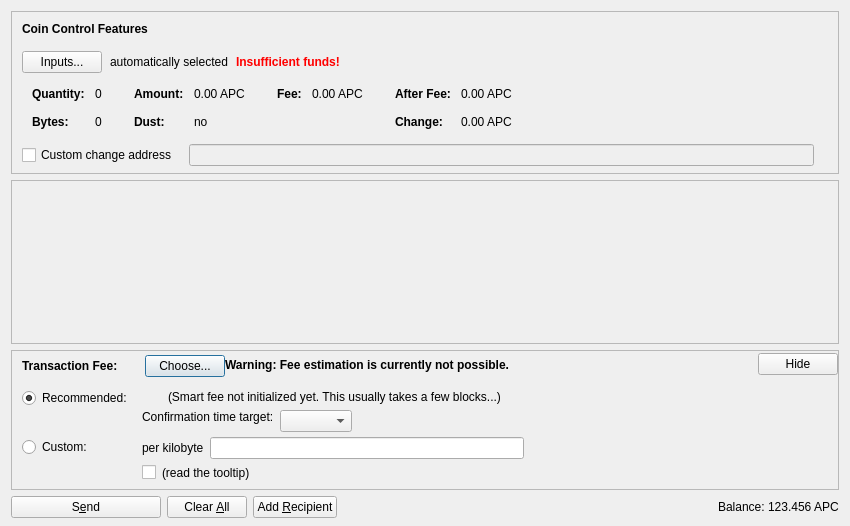
<?xml version="1.0" encoding="UTF-8"?>
<ui version="4.0">
 <class>SendCoinsDialog</class>
 <widget class="QDialog" name="SendCoinsDialog">
  <property name="geometry">
   <rect>
    <x>0</x>
    <y>0</y>
    <width>850</width>
    <height>526</height>
   </rect>
  </property>
  <property name="windowTitle">
   <string>Send Coins</string>
  </property>
  <layout class="QVBoxLayout" name="verticalLayout" stretch="0,1,0,0">
   <property name="bottomMargin">
    <number>8</number>
   </property>
   <item>
    <widget class="QFrame" name="frameCoinControl">
     <property name="sizePolicy">
      <sizepolicy hsizetype="Expanding" vsizetype="Expanding">
       <horstretch>0</horstretch>
       <verstretch>0</verstretch>
      </sizepolicy>
     </property>
     <property name="maximumSize">
      <size>
       <width>16777215</width>
       <height>16777215</height>
      </size>
     </property>
     <property name="frameShape">
      <enum>QFrame::StyledPanel</enum>
     </property>
     <property name="frameShadow">
      <enum>QFrame::Sunken</enum>
     </property>
     <layout class="QVBoxLayout" name="verticalLayoutCoinControl2">
      <property name="spacing">
       <number>0</number>
      </property>
      <property name="leftMargin">
       <number>0</number>
      </property>
      <property name="topMargin">
       <number>0</number>
      </property>
      <property name="rightMargin">
       <number>0</number>
      </property>
      <property name="bottomMargin">
       <number>6</number>
      </property>
      <item>
       <layout class="QVBoxLayout" name="verticalLayoutCoinControl" stretch="0,0,0,0,1">
        <property name="spacing">
         <number>0</number>
        </property>
        <property name="leftMargin">
         <number>10</number>
        </property>
        <property name="topMargin">
         <number>10</number>
        </property>
        <item>
         <layout class="QHBoxLayout" name="horizontalLayoutCoinControl1">
          <property name="bottomMargin">
           <number>15</number>
          </property>
          <item>
           <widget class="QLabel" name="labelCoinControlFeatures">
            <property name="sizePolicy">
             <sizepolicy hsizetype="Preferred" vsizetype="Maximum">
              <horstretch>0</horstretch>
              <verstretch>0</verstretch>
             </sizepolicy>
            </property>
            <property name="font">
             <font>
              <weight>75</weight>
              <bold>true</bold>
             </font>
            </property>
            <property name="styleSheet">
             <string notr="true">font-weight:bold;</string>
            </property>
            <property name="text">
             <string>Coin Control Features</string>
            </property>
           </widget>
          </item>
         </layout>
        </item>
        <item>
         <layout class="QHBoxLayout" name="horizontalLayoutCoinControl2" stretch="0,0,0,0">
          <property name="spacing">
           <number>8</number>
          </property>
          <property name="bottomMargin">
           <number>10</number>
          </property>
          <item>
           <widget class="QPushButton" name="pushButtonCoinControl">
            <property name="styleSheet">
             <string notr="true"/>
            </property>
            <property name="text">
             <string>Inputs...</string>
            </property>
            <property name="autoDefault">
             <bool>false</bool>
            </property>
           </widget>
          </item>
          <item>
           <widget class="QLabel" name="labelCoinControlAutomaticallySelected">
            <property name="text">
             <string>automatically selected</string>
            </property>
            <property name="margin">
             <number>5</number>
            </property>
           </widget>
          </item>
          <item>
           <widget class="QLabel" name="labelCoinControlInsuffFunds">
            <property name="font">
             <font>
              <weight>75</weight>
              <bold>true</bold>
             </font>
            </property>
            <property name="styleSheet">
             <string notr="true">color:red;font-weight:bold;</string>
            </property>
            <property name="text">
             <string>Insufficient funds!</string>
            </property>
            <property name="margin">
             <number>5</number>
            </property>
           </widget>
          </item>
          <item>
           <spacer name="horizontalSpacerCoinControl">
            <property name="orientation">
             <enum>Qt::Horizontal</enum>
            </property>
            <property name="sizeHint" stdset="0">
             <size>
              <width>40</width>
              <height>1</height>
             </size>
            </property>
           </spacer>
          </item>
         </layout>
        </item>
        <item>
         <widget class="QWidget" name="widgetCoinControl" native="true">
          <property name="sizePolicy">
           <sizepolicy hsizetype="Preferred" vsizetype="Preferred">
            <horstretch>0</horstretch>
            <verstretch>0</verstretch>
           </sizepolicy>
          </property>
          <property name="minimumSize">
           <size>
            <width>0</width>
            <height>0</height>
           </size>
          </property>
          <property name="styleSheet">
           <string notr="true"/>
          </property>
          <layout class="QHBoxLayout" name="horizontalLayoutCoinControl5">
           <property name="leftMargin">
            <number>0</number>
           </property>
           <property name="topMargin">
            <number>0</number>
           </property>
           <property name="rightMargin">
            <number>0</number>
           </property>
           <property name="bottomMargin">
            <number>0</number>
           </property>
           <item>
            <layout class="QHBoxLayout" name="horizontalLayoutCoinControl3" stretch="0,0,0,1">
             <property name="spacing">
              <number>20</number>
             </property>
             <property name="topMargin">
              <number>0</number>
             </property>
             <property name="bottomMargin">
              <number>10</number>
             </property>
             <item>
              <layout class="QFormLayout" name="formLayoutCoinControl1">
               <property name="horizontalSpacing">
                <number>10</number>
               </property>
               <property name="verticalSpacing">
                <number>14</number>
               </property>
               <property name="leftMargin">
                <number>10</number>
               </property>
               <property name="topMargin">
                <number>4</number>
               </property>
               <property name="rightMargin">
                <number>6</number>
               </property>
               <item row="0" column="0">
                <widget class="QLabel" name="labelCoinControlQuantityText">
                 <property name="font">
                  <font>
                   <weight>75</weight>
                   <bold>true</bold>
                  </font>
                 </property>
                 <property name="text">
                  <string>Quantity:</string>
                 </property>
                 <property name="margin">
                  <number>0</number>
                 </property>
                </widget>
               </item>
               <item row="0" column="1">
                <widget class="QLabel" name="labelCoinControlQuantity">
                 <property name="cursor">
                  <cursorShape>IBeamCursor</cursorShape>
                 </property>
                 <property name="contextMenuPolicy">
                  <enum>Qt::ActionsContextMenu</enum>
                 </property>
                 <property name="text">
                  <string notr="true">0</string>
                 </property>
                 <property name="margin">
                  <number>0</number>
                 </property>
                 <property name="textInteractionFlags">
                  <set>Qt::LinksAccessibleByMouse|Qt::TextSelectableByKeyboard|Qt::TextSelectableByMouse</set>
                 </property>
                </widget>
               </item>
               <item row="1" column="0">
                <widget class="QLabel" name="labelCoinControlBytesText">
                 <property name="font">
                  <font>
                   <weight>75</weight>
                   <bold>true</bold>
                  </font>
                 </property>
                 <property name="text">
                  <string>Bytes:</string>
                 </property>
                </widget>
               </item>
               <item row="1" column="1">
                <widget class="QLabel" name="labelCoinControlBytes">
                 <property name="cursor">
                  <cursorShape>IBeamCursor</cursorShape>
                 </property>
                 <property name="contextMenuPolicy">
                  <enum>Qt::ActionsContextMenu</enum>
                 </property>
                 <property name="text">
                  <string notr="true">0</string>
                 </property>
                 <property name="textInteractionFlags">
                  <set>Qt::LinksAccessibleByMouse|Qt::TextSelectableByKeyboard|Qt::TextSelectableByMouse</set>
                 </property>
                </widget>
               </item>
              </layout>
             </item>
             <item>
              <layout class="QFormLayout" name="formLayoutCoinControl2">
               <property name="horizontalSpacing">
                <number>10</number>
               </property>
               <property name="verticalSpacing">
                <number>14</number>
               </property>
               <property name="leftMargin">
                <number>6</number>
               </property>
               <property name="topMargin">
                <number>4</number>
               </property>
               <property name="rightMargin">
                <number>6</number>
               </property>
               <item row="0" column="0">
                <widget class="QLabel" name="labelCoinControlAmountText">
                 <property name="font">
                  <font>
                   <weight>75</weight>
                   <bold>true</bold>
                  </font>
                 </property>
                 <property name="text">
                  <string>Amount:</string>
                 </property>
                 <property name="margin">
                  <number>0</number>
                 </property>
                </widget>
               </item>
               <item row="0" column="1">
                <widget class="QLabel" name="labelCoinControlAmount">
                 <property name="cursor">
                  <cursorShape>IBeamCursor</cursorShape>
                 </property>
                 <property name="contextMenuPolicy">
                  <enum>Qt::ActionsContextMenu</enum>
                 </property>
                 <property name="text">
                  <string notr="true">0.00 APC</string>
                 </property>
                 <property name="textInteractionFlags">
                  <set>Qt::LinksAccessibleByMouse|Qt::TextSelectableByKeyboard|Qt::TextSelectableByMouse</set>
                 </property>
                </widget>
               </item>
               <item row="1" column="0">
                <widget class="QLabel" name="labelCoinControlLowOutputText">
                 <property name="font">
                  <font>
                   <weight>75</weight>
                   <bold>true</bold>
                  </font>
                 </property>
                 <property name="text">
                  <string>Dust:</string>
                 </property>
                </widget>
               </item>
               <item row="1" column="1">
                <widget class="QLabel" name="labelCoinControlLowOutput">
                 <property name="cursor">
                  <cursorShape>IBeamCursor</cursorShape>
                 </property>
                 <property name="contextMenuPolicy">
                  <enum>Qt::ActionsContextMenu</enum>
                 </property>
                 <property name="text">
                  <string notr="true">no</string>
                 </property>
                 <property name="textInteractionFlags">
                  <set>Qt::LinksAccessibleByMouse|Qt::TextSelectableByKeyboard|Qt::TextSelectableByMouse</set>
                 </property>
                </widget>
               </item>
              </layout>
             </item>
             <item>
              <layout class="QFormLayout" name="formLayoutCoinControl3">
               <property name="horizontalSpacing">
                <number>10</number>
               </property>
               <property name="verticalSpacing">
                <number>14</number>
               </property>
               <property name="leftMargin">
                <number>6</number>
               </property>
               <property name="topMargin">
                <number>4</number>
               </property>
               <property name="rightMargin">
                <number>6</number>
               </property>
               <item row="0" column="0">
                <widget class="QLabel" name="labelCoinControlFeeText">
                 <property name="font">
                  <font>
                   <weight>75</weight>
                   <bold>true</bold>
                  </font>
                 </property>
                 <property name="text">
                  <string>Fee:</string>
                 </property>
                 <property name="margin">
                  <number>0</number>
                 </property>
                </widget>
               </item>
               <item row="0" column="1">
                <widget class="QLabel" name="labelCoinControlFee">
                 <property name="cursor">
                  <cursorShape>IBeamCursor</cursorShape>
                 </property>
                 <property name="contextMenuPolicy">
                  <enum>Qt::ActionsContextMenu</enum>
                 </property>
                 <property name="text">
                  <string notr="true">0.00 APC</string>
                 </property>
                 <property name="textInteractionFlags">
                  <set>Qt::LinksAccessibleByMouse|Qt::TextSelectableByKeyboard|Qt::TextSelectableByMouse</set>
                 </property>
                </widget>
               </item>
              </layout>
             </item>
             <item>
              <layout class="QFormLayout" name="formLayoutCoinControl4">
               <property name="horizontalSpacing">
                <number>10</number>
               </property>
               <property name="verticalSpacing">
                <number>14</number>
               </property>
               <property name="leftMargin">
                <number>6</number>
               </property>
               <property name="topMargin">
                <number>4</number>
               </property>
               <property name="rightMargin">
                <number>6</number>
               </property>
               <item row="0" column="0">
                <widget class="QLabel" name="labelCoinControlAfterFeeText">
                 <property name="font">
                  <font>
                   <weight>75</weight>
                   <bold>true</bold>
                  </font>
                 </property>
                 <property name="text">
                  <string>After Fee:</string>
                 </property>
                 <property name="margin">
                  <number>0</number>
                 </property>
                </widget>
               </item>
               <item row="0" column="1">
                <widget class="QLabel" name="labelCoinControlAfterFee">
                 <property name="cursor">
                  <cursorShape>IBeamCursor</cursorShape>
                 </property>
                 <property name="contextMenuPolicy">
                  <enum>Qt::ActionsContextMenu</enum>
                 </property>
                 <property name="text">
                  <string notr="true">0.00 APC</string>
                 </property>
                 <property name="textInteractionFlags">
                  <set>Qt::LinksAccessibleByMouse|Qt::TextSelectableByKeyboard|Qt::TextSelectableByMouse</set>
                 </property>
                </widget>
               </item>
               <item row="1" column="0">
                <widget class="QLabel" name="labelCoinControlChangeText">
                 <property name="font">
                  <font>
                   <weight>75</weight>
                   <bold>true</bold>
                  </font>
                 </property>
                 <property name="text">
                  <string>Change:</string>
                 </property>
                </widget>
               </item>
               <item row="1" column="1">
                <widget class="QLabel" name="labelCoinControlChange">
                 <property name="cursor">
                  <cursorShape>IBeamCursor</cursorShape>
                 </property>
                 <property name="contextMenuPolicy">
                  <enum>Qt::ActionsContextMenu</enum>
                 </property>
                 <property name="text">
                  <string notr="true">0.00 APC</string>
                 </property>
                 <property name="textInteractionFlags">
                  <set>Qt::LinksAccessibleByMouse|Qt::TextSelectableByKeyboard|Qt::TextSelectableByMouse</set>
                 </property>
                </widget>
               </item>
              </layout>
             </item>
            </layout>
           </item>
          </layout>
         </widget>
        </item>
        <item>
         <layout class="QHBoxLayout" name="horizontalLayoutCoinControl4" stretch="0,0,0">
          <property name="spacing">
           <number>12</number>
          </property>
          <property name="sizeConstraint">
           <enum>QLayout::SetDefaultConstraint</enum>
          </property>
          <property name="topMargin">
           <number>5</number>
          </property>
          <property name="rightMargin">
           <number>5</number>
          </property>
          <item>
           <widget class="QCheckBox" name="checkBoxCoinControlChange">
            <property name="toolTip">
             <string>If this is activated, but the change address is empty or invalid, change will be sent to a newly generated address.</string>
            </property>
            <property name="text">
             <string>Custom change address</string>
            </property>
           </widget>
          </item>
          <item>
           <widget class="QValidatedLineEdit" name="lineEditCoinControlChange">
            <property name="enabled">
             <bool>false</bool>
            </property>
            <property name="sizePolicy">
             <sizepolicy hsizetype="Expanding" vsizetype="Fixed">
              <horstretch>0</horstretch>
              <verstretch>0</verstretch>
             </sizepolicy>
            </property>
           </widget>
          </item>
          <item>
           <widget class="QLabel" name="labelCoinControlChangeLabel">
            <property name="sizePolicy">
             <sizepolicy hsizetype="Preferred" vsizetype="Expanding">
              <horstretch>0</horstretch>
              <verstretch>0</verstretch>
             </sizepolicy>
            </property>
            <property name="minimumSize">
             <size>
              <width>0</width>
              <height>0</height>
             </size>
            </property>
            <property name="text">
             <string/>
            </property>
            <property name="margin">
             <number>3</number>
            </property>
           </widget>
          </item>
         </layout>
        </item>
        <item>
         <spacer name="verticalSpacerCoinControl">
          <property name="orientation">
           <enum>Qt::Vertical</enum>
          </property>
          <property name="sizeHint" stdset="0">
           <size>
            <width>800</width>
            <height>1</height>
           </size>
          </property>
         </spacer>
        </item>
       </layout>
      </item>
     </layout>
    </widget>
   </item>
   <item>
    <widget class="QScrollArea" name="scrollArea">
     <property name="widgetResizable">
      <bool>true</bool>
     </property>
     <widget class="QWidget" name="scrollAreaWidgetContents">
      <property name="geometry">
       <rect>
        <x>0</x>
        <y>0</y>
        <width>830</width>
        <height>104</height>
       </rect>
      </property>
      <layout class="QVBoxLayout" name="verticalLayout_2" stretch="0,1">
       <property name="leftMargin">
        <number>0</number>
       </property>
       <property name="topMargin">
        <number>0</number>
       </property>
       <property name="rightMargin">
        <number>0</number>
       </property>
       <property name="bottomMargin">
        <number>0</number>
       </property>
       <item>
        <layout class="QVBoxLayout" name="entries">
         <property name="spacing">
          <number>6</number>
         </property>
        </layout>
       </item>
       <item>
        <spacer name="verticalSpacer">
         <property name="orientation">
          <enum>Qt::Vertical</enum>
         </property>
         <property name="sizeHint" stdset="0">
          <size>
           <width>20</width>
           <height>40</height>
          </size>
         </property>
        </spacer>
       </item>
      </layout>
     </widget>
    </widget>
   </item>
   <item>
    <widget class="QFrame" name="frameFee">
     <property name="sizePolicy">
      <sizepolicy hsizetype="Expanding" vsizetype="Expanding">
       <horstretch>0</horstretch>
       <verstretch>0</verstretch>
      </sizepolicy>
     </property>
     <property name="maximumSize">
      <size>
       <width>16777215</width>
       <height>16777215</height>
      </size>
     </property>
     <property name="frameShape">
      <enum>QFrame::StyledPanel</enum>
     </property>
     <property name="frameShadow">
      <enum>QFrame::Sunken</enum>
     </property>
     <layout class="QVBoxLayout" name="verticalLayoutFee1">
      <property name="spacing">
       <number>0</number>
      </property>
      <property name="leftMargin">
       <number>0</number>
      </property>
      <property name="topMargin">
       <number>0</number>
      </property>
      <property name="rightMargin">
       <number>0</number>
      </property>
      <property name="bottomMargin">
       <number>0</number>
      </property>
      <item>
       <layout class="QVBoxLayout" name="verticalLayoutFee2" stretch="0,0,0">
        <property name="spacing">
         <number>0</number>
        </property>
        <property name="leftMargin">
         <number>10</number>
        </property>
        <property name="topMargin">
         <number>0</number>
        </property>
        <item>
         <layout class="QHBoxLayout" name="horizontalLayoutFee1">
          <property name="bottomMargin">
           <number>0</number>
          </property>
          <item>
           <layout class="QVBoxLayout" name="verticalLayoutFee7">
            <property name="spacing">
             <number>0</number>
            </property>
            <item>
             <spacer name="verticalSpacerSmartFee">
              <property name="orientation">
               <enum>Qt::Vertical</enum>
              </property>
              <property name="sizeType">
               <enum>QSizePolicy::Fixed</enum>
              </property>
              <property name="sizeHint" stdset="0">
               <size>
                <width>1</width>
                <height>4</height>
               </size>
              </property>
             </spacer>
            </item>
            <item>
             <layout class="QHBoxLayout" name="horizontalLayoutSmartFee">
              <property name="spacing">
               <number>10</number>
              </property>
              <item>
               <widget class="QLabel" name="labelFeeHeadline">
                <property name="sizePolicy">
                 <sizepolicy hsizetype="Preferred" vsizetype="Maximum">
                  <horstretch>0</horstretch>
                  <verstretch>0</verstretch>
                 </sizepolicy>
                </property>
                <property name="font">
                 <font>
                  <weight>75</weight>
                  <bold>true</bold>
                 </font>
                </property>
                <property name="styleSheet">
                 <string notr="true">font-weight:bold;</string>
                </property>
                <property name="text">
                 <string>Transaction Fee:</string>
                </property>
               </widget>
              </item>
              <item>
               <widget class="QLabel" name="labelFeeMinimized">
                <property name="text">
                 <string/>
                </property>
               </widget>
              </item>
              <item>
               <widget class="QPushButton" name="buttonChooseFee">
                <property name="text">
                 <string>Choose...</string>
                </property>
               </widget>
              </item>
             </layout>
            </item>
            <item>
             <spacer name="verticalSpacer_5">
              <property name="orientation">
               <enum>Qt::Vertical</enum>
              </property>
              <property name="sizeHint" stdset="0">
               <size>
                <width>1</width>
                <height>1</height>
               </size>
              </property>
             </spacer>
            </item>
           </layout>
          </item>
          <item>
           <widget class="QLabel" name="fallbackFeeWarningLabel">
            <property name="toolTip">
             <string>Using the fallbackfee can result in sending a transaction that will take several hours or days (or never) to confirm. Consider choosing your fee manually or wait until you have validated the complete chain.</string>
            </property>
            <property name="font">
            <font>
                <weight>75</weight>
                <bold>true</bold>
            </font>
            </property>
            <property name="text">
             <string>Warning: Fee estimation is currently not possible.</string>
            </property>
            <property name="wordWrap">
             <bool>false</bool>
            </property>
           </widget>
          </item>
          <item>
           <spacer name="horizontalSpacer_4">
            <property name="orientation">
             <enum>Qt::Horizontal</enum>
            </property>
            <property name="sizeType">
             <enum>QSizePolicy::MinimumExpanding</enum>
            </property>
            <property name="sizeHint" stdset="0">
             <size>
              <width>40</width>
              <height>20</height>
             </size>
            </property>
           </spacer>
          </item>
          <item>
           <widget class="QPushButton" name="buttonMinimizeFee">
            <property name="toolTip">
             <string>collapse fee-settings</string>
            </property>
            <property name="text">
             <string>Hide</string>
            </property>
           </widget>
          </item>
         </layout>
        </item>
        <item>
         <widget class="QFrame" name="frameFeeSelection">
          <layout class="QVBoxLayout" name="verticalLayoutFee12">
           <property name="spacing">
            <number>0</number>
           </property>
           <property name="leftMargin">
            <number>0</number>
           </property>
           <property name="topMargin">
            <number>0</number>
           </property>
           <property name="rightMargin">
            <number>0</number>
           </property>
           <property name="bottomMargin">
            <number>0</number>
           </property>
           <item>
            <layout class="QGridLayout" name="gridLayoutFee">
             <property name="topMargin">
              <number>10</number>
             </property>
             <property name="bottomMargin">
              <number>4</number>
             </property>
             <property name="horizontalSpacing">
              <number>10</number>
             </property>
             <property name="verticalSpacing">
              <number>4</number>
             </property>
             <item row="1" column="1">
              <layout class="QVBoxLayout" name="verticalLayoutFee8">
               <property name="spacing">
                <number>6</number>
               </property>
               <item>
                <layout class="QHBoxLayout" name="horizontalLayoutFee13">
                 <item>
                  <widget class="QLabel" name="labelCustomPerKilobyte">
                   <property name="toolTip">
                    <string>If the custom fee is set to 1000 satoshis and the transaction is only 250 bytes, then &quot;per kilobyte&quot; only pays 250 satoshis in fee, while &quot;total at least&quot; pays 1000 satoshis. For transactions bigger than a kilobyte both pay by kilobyte.</string>
                   </property>
                   <property name="text">
                    <string>per kilobyte</string>
                   </property>
                  </widget>
                 </item>
                 <item>
                  <widget class="BitcoinAmountField" name="customFee"/>
                 </item>
                 <item>
                  <spacer name="horizontalSpacer_6">
                   <property name="orientation">
                    <enum>Qt::Horizontal</enum>
                   </property>
                   <property name="sizeHint" stdset="0">
                    <size>
                     <width>1</width>
                     <height>1</height>
                    </size>
                   </property>
                  </spacer>
                 </item>
                </layout>
               </item>
               <item>
                <layout class="QHBoxLayout" name="horizontalLayoutFee8">
                 <item>
                  <widget class="QCheckBox" name="checkBoxMinimumFee">
                   <property name="toolTip">
                    <string>Paying only the minimum fee is just fine as long as there is less transaction volume than space in the blocks. But be aware that this can end up in a never confirming transaction once there is more demand for apsiocoin transactions than the network can process.</string>
                   </property>
                   <property name="text">
                    <string/>
                   </property>
                  </widget>
                 </item>
                 <item>
                  <widget class="QLabel" name="labelMinFeeWarning">
                   <property name="enabled">
                    <bool>true</bool>
                   </property>
                   <property name="toolTip">
                    <string>Paying only the minimum fee is just fine as long as there is less transaction volume than space in the blocks. But be aware that this can end up in a never confirming transaction once there is more demand for apsiocoin transactions than the network can process.</string>
                   </property>
                   <property name="text">
                    <string>(read the tooltip)</string>
                   </property>
                   <property name="margin">
                    <number>5</number>
                   </property>
                  </widget>
                 </item>
                 <item>
                  <spacer name="horizontalSpacer_2">
                   <property name="orientation">
                    <enum>Qt::Horizontal</enum>
                   </property>
                   <property name="sizeHint" stdset="0">
                    <size>
                     <width>1</width>
                     <height>1</height>
                    </size>
                   </property>
                  </spacer>
                 </item>
                </layout>
               </item>
              </layout>
             </item>
             <item row="0" column="0">
              <layout class="QVBoxLayout" name="verticalLayoutFee4" stretch="0,1">
               <item>
                <widget class="QRadioButton" name="radioSmartFee">
                 <property name="text">
                  <string>Recommended:</string>
                 </property>
                 <property name="checked">
                  <bool>true</bool>
                 </property>
                 <attribute name="buttonGroup">
                  <string notr="true">groupFee</string>
                 </attribute>
                </widget>
               </item>
               <item>
                <spacer name="verticalSpacer_2">
                 <property name="orientation">
                  <enum>Qt::Vertical</enum>
                 </property>
                 <property name="sizeHint" stdset="0">
                  <size>
                   <width>1</width>
                   <height>1</height>
                  </size>
                 </property>
                </spacer>
               </item>
              </layout>
             </item>
             <item row="1" column="0">
              <layout class="QVBoxLayout" name="verticalLayoutFee9" stretch="0,1">
               <item>
                <widget class="QRadioButton" name="radioCustomFee">
                 <property name="text">
                  <string>Custom:</string>
                 </property>
                 <attribute name="buttonGroup">
                  <string notr="true">groupFee</string>
                 </attribute>
                </widget>
               </item>
               <item>
                <spacer name="verticalSpacer_6">
                 <property name="orientation">
                  <enum>Qt::Vertical</enum>
                 </property>
                 <property name="sizeHint" stdset="0">
                  <size>
                   <width>1</width>
                   <height>1</height>
                  </size>
                 </property>
                </spacer>
               </item>
              </layout>
             </item>
             <item row="0" column="1">
              <layout class="QVBoxLayout" name="verticalLayoutFee3" stretch="0,0,1">
               <property name="spacing">
                <number>6</number>
               </property>
               <property name="topMargin">
                <number>2</number>
               </property>
               <item>
                <layout class="QHBoxLayout" name="horizontalLayoutFee12">
                 <item>
                  <widget class="QLabel" name="labelSmartFee">
                   <property name="text">
                    <string/>
                   </property>
                   <property name="margin">
                    <number>2</number>
                   </property>
                  </widget>
                 </item>
                 <item>
                  <widget class="QLabel" name="labelFeeEstimation">
                   <property name="text">
                    <string/>
                   </property>
                  </widget>
                 </item>
                 <item>
                  <widget class="QLabel" name="labelSmartFee2">
                   <property name="text">
                    <string>(Smart fee not initialized yet. This usually takes a few blocks...)</string>
                   </property>
                   <property name="margin">
                    <number>2</number>
                   </property>
                  </widget>
                 </item>
                 <item>
                  <spacer name="horizontalSpacer_5">
                   <property name="orientation">
                    <enum>Qt::Horizontal</enum>
                   </property>
                   <property name="sizeHint" stdset="0">
                    <size>
                     <width>1</width>
                     <height>1</height>
                    </size>
                   </property>
                  </spacer>
                 </item>
                </layout>
               </item>
               <item>
                <layout class="QHBoxLayout" name="horizontalLayoutFee9">
                 <item>
                  <layout class="QVBoxLayout" name="verticalLayoutFee6">
                   <item>
                    <widget class="QLabel" name="labelSmartFee3">
                     <property name="text">
                      <string>Confirmation time target:</string>
                     </property>
                     <property name="margin">
                      <number>2</number>
                     </property>
                    </widget>
                   </item>
                   <item>
                    <spacer name="verticalSpacer_3">
                     <property name="orientation">
                      <enum>Qt::Vertical</enum>
                     </property>
                     <property name="sizeHint" stdset="0">
                      <size>
                       <width>1</width>
                       <height>1</height>
                      </size>
                     </property>
                    </spacer>
                   </item>
                  </layout>
                 </item>
                 <item>
                  <layout class="QVBoxLayout" name="verticalLayoutFee5">
                   <property name="rightMargin">
                    <number>30</number>
                   </property>
                   <item>
                    <layout class="QHBoxLayout" name="horizontalLayoutConfTarget">
                     <property name="bottomMargin">
                      <number>0</number>
                     </property>
                     <item>
                      <widget class="QComboBox" name="confTargetSelector"/>
                     </item>
                     <item>
                      <spacer name="horizontalSpacerConfTarget">
                       <property name="orientation">
                        <enum>Qt::Horizontal</enum>
                       </property>
                       <property name="sizeHint" stdset="0">
                        <size>
                         <width>40</width>
                         <height>20</height>
                        </size>
                       </property>
                      </spacer>
                     </item>
                    </layout>
                   </item>
                  </layout>
                 </item>
                </layout>
               </item>
               <item>
                <spacer name="verticalSpacer_4">
                 <property name="orientation">
                  <enum>Qt::Vertical</enum>
                 </property>
                 <property name="sizeHint" stdset="0">
                  <size>
                   <width>1</width>
                   <height>1</height>
                  </size>
                 </property>
                </spacer>
               </item>
              </layout>
             </item>
            </layout>
           </item>
          </layout>
         </widget>
        </item>
        <item>
         <spacer name="verticalSpacerFee">
          <property name="orientation">
           <enum>Qt::Vertical</enum>
          </property>
          <property name="sizeHint" stdset="0">
           <size>
            <width>40</width>
            <height>5</height>
           </size>
          </property>
         </spacer>
        </item>
       </layout>
      </item>
     </layout>
    </widget>
   </item>
   <item>
    <layout class="QHBoxLayout" name="horizontalLayout">
     <item>
      <widget class="QPushButton" name="sendButton">
       <property name="minimumSize">
        <size>
         <width>150</width>
         <height>0</height>
        </size>
       </property>
       <property name="toolTip">
        <string>Confirm the send action</string>
       </property>
       <property name="text">
        <string>S&amp;end</string>
       </property>
       <property name="icon">
        <iconset resource="../bitcoin.qrc">
         <normaloff>:/icons/send</normaloff>:/icons/send</iconset>
       </property>
       <property name="autoDefault">
        <bool>false</bool>
       </property>
       <property name="default">
        <bool>false</bool>
       </property>
      </widget>
     </item>
     <item>
      <widget class="QPushButton" name="clearButton">
       <property name="sizePolicy">
        <sizepolicy hsizetype="Minimum" vsizetype="Fixed">
         <horstretch>0</horstretch>
         <verstretch>0</verstretch>
        </sizepolicy>
       </property>
       <property name="toolTip">
        <string>Clear all fields of the form.</string>
       </property>
       <property name="text">
        <string>Clear &amp;All</string>
       </property>
       <property name="icon">
        <iconset resource="../bitcoin.qrc">
         <normaloff>:/icons/remove</normaloff>:/icons/remove</iconset>
       </property>
       <property name="autoDefault">
        <bool>false</bool>
       </property>
      </widget>
     </item>
     <item>
      <widget class="QPushButton" name="addButton">
       <property name="toolTip">
        <string>Send to multiple recipients at once</string>
       </property>
       <property name="text">
        <string>Add &amp;Recipient</string>
       </property>
       <property name="icon">
        <iconset resource="../bitcoin.qrc">
         <normaloff>:/icons/add</normaloff>:/icons/add</iconset>
       </property>
       <property name="autoDefault">
        <bool>false</bool>
       </property>
      </widget>
     </item>
     <item>
      <spacer name="horizontalSpacer">
       <property name="orientation">
        <enum>Qt::Horizontal</enum>
       </property>
       <property name="sizeHint" stdset="0">
        <size>
         <width>40</width>
         <height>20</height>
        </size>
       </property>
      </spacer>
     </item>
     <item>
      <layout class="QHBoxLayout" name="horizontalLayout_2">
       <property name="spacing">
        <number>3</number>
       </property>
       <item>
        <widget class="QLabel" name="label">
         <property name="sizePolicy">
          <sizepolicy hsizetype="Preferred" vsizetype="Fixed">
           <horstretch>0</horstretch>
           <verstretch>0</verstretch>
          </sizepolicy>
         </property>
         <property name="text">
          <string>Balance:</string>
         </property>
        </widget>
       </item>
       <item>
        <widget class="QLabel" name="labelBalance">
         <property name="sizePolicy">
          <sizepolicy hsizetype="Preferred" vsizetype="Fixed">
           <horstretch>0</horstretch>
           <verstretch>0</verstretch>
          </sizepolicy>
         </property>
         <property name="cursor">
          <cursorShape>IBeamCursor</cursorShape>
         </property>
         <property name="text">
          <string notr="true">123.456 APC</string>
         </property>
         <property name="textInteractionFlags">
          <set>Qt::LinksAccessibleByMouse|Qt::TextSelectableByKeyboard|Qt::TextSelectableByMouse</set>
         </property>
        </widget>
       </item>
      </layout>
     </item>
    </layout>
   </item>
  </layout>
 </widget>
 <customwidgets>
  <customwidget>
   <class>QValidatedLineEdit</class>
   <extends>QLineEdit</extends>
   <header>qt/qvalidatedlineedit.h</header>
  </customwidget>
  <customwidget>
   <class>BitcoinAmountField</class>
   <extends>QLineEdit</extends>
   <header>qt/bitcoinamountfield.h</header>
   <container>1</container>
  </customwidget>
 </customwidgets>
 <resources>
  <include location="../bitcoin.qrc"/>
 </resources>
 <connections/>
 <buttongroups>
  <buttongroup name="groupFee"/>
 </buttongroups>
</ui>
